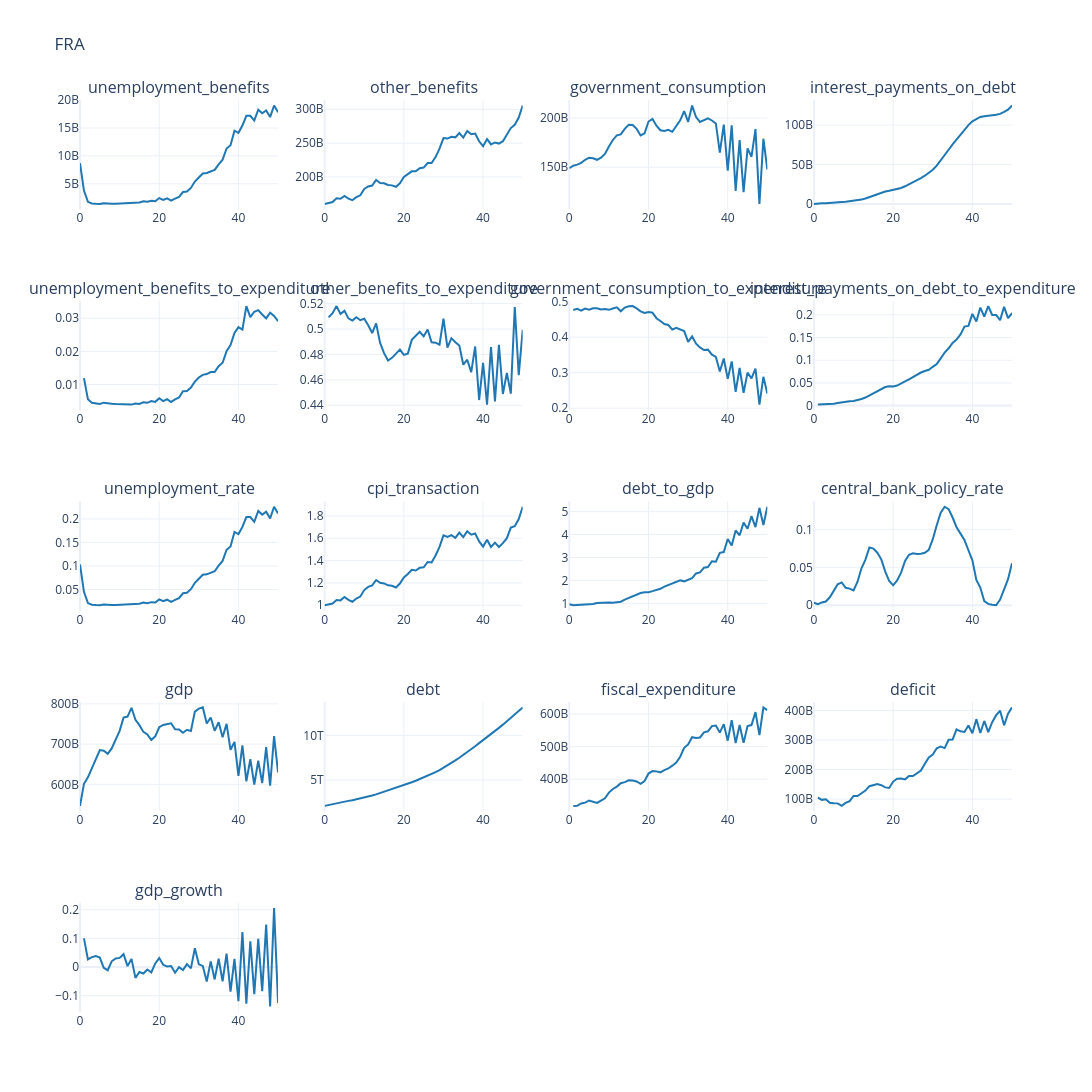
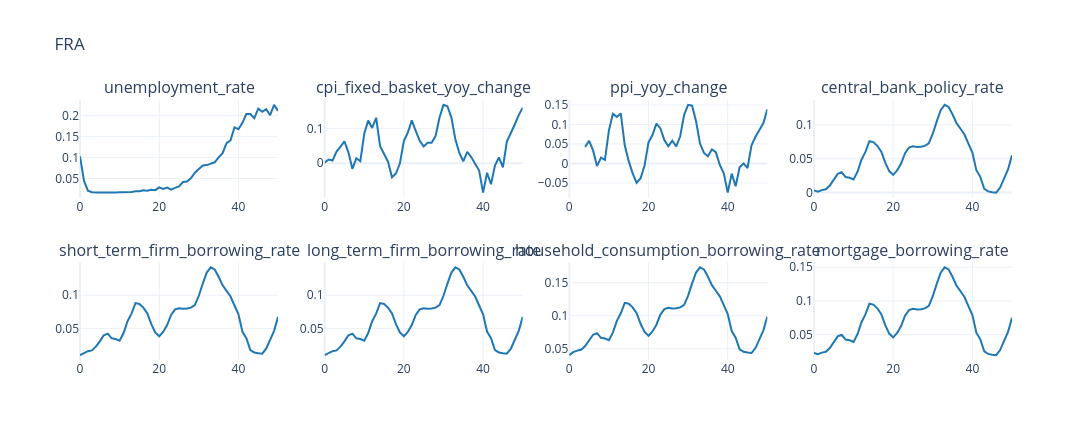

Here is the notebook cell these charts were saved with, in order:
### Code cell
# Fiscal And Policy Plots
fiscal_cols = [
    "unemployment_benefits", "other_benefits", "government_consumption", "interest_payments_on_debt",
    "unemployment_benefits_to_expenditure", "other_benefits_to_expenditure",
    "government_consumption_to_expenditure", "interest_payments_on_debt_to_expenditure",
    "unemployment_rate", "cpi_transaction", "debt_to_gdp", "central_bank_policy_rate",
    "gdp", "debt", "fiscal_expenditure", "deficit", "gdp_growth",
]
policy_cols = [
    "unemployment_rate", "cpi_fixed_basket_yoy_change", "ppi_yoy_change",
    "central_bank_policy_rate", "short_term_firm_borrowing_rate",
    "long_term_firm_borrowing_rate", "household_consumption_borrowing_rate", "mortgage_borrowing_rate",
]

plot_output(df=df_base[fiscal_cols], no_rows=5, no_cols=4, country_code=cfg.country_iso3, base_height=220, base_width=380)
plot_output(df=df_base[policy_cols], no_rows=2, no_cols=4, country_code=cfg.country_iso3, base_height=220, base_width=380)
